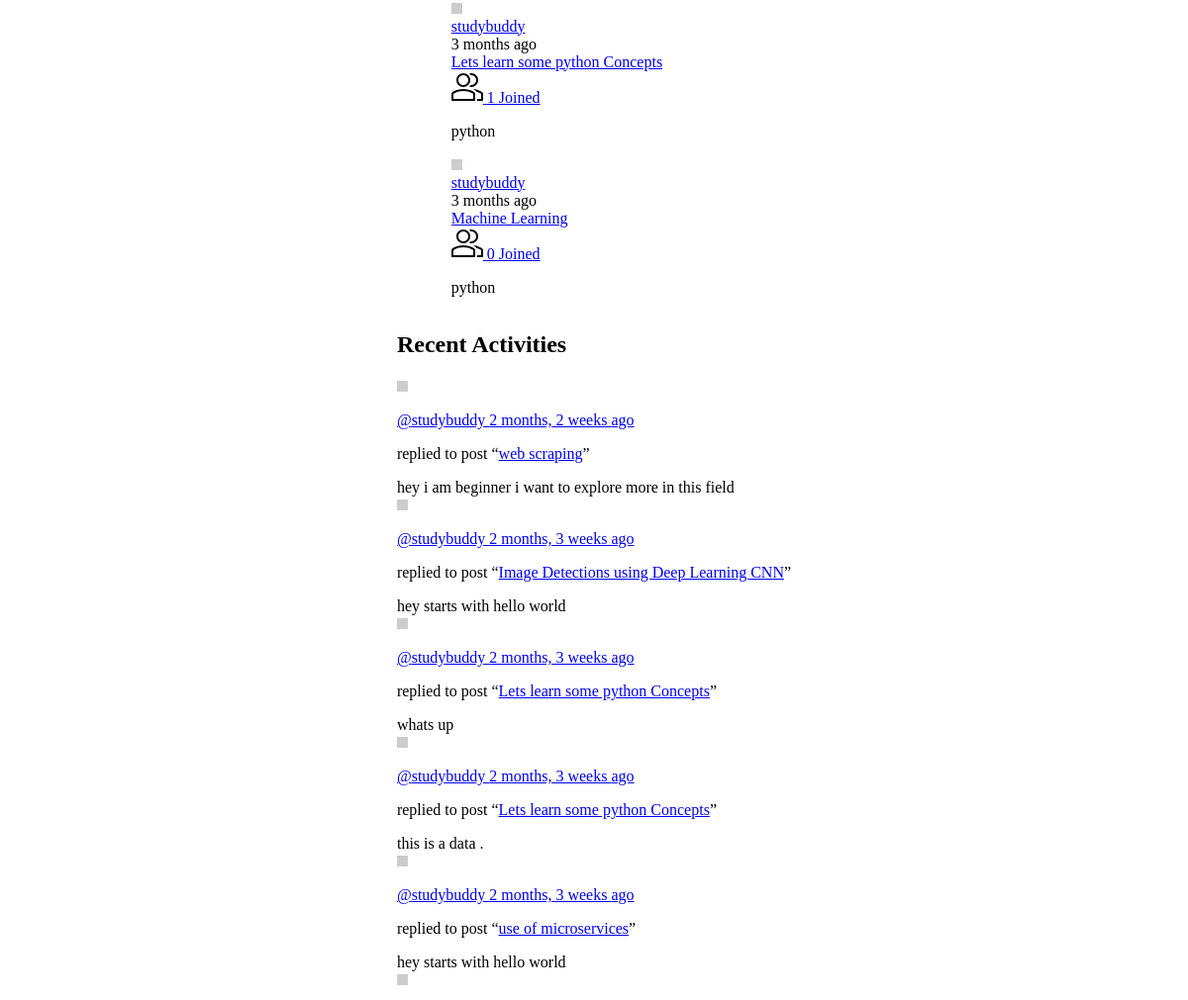
Before: / (middle part) with the older database file.
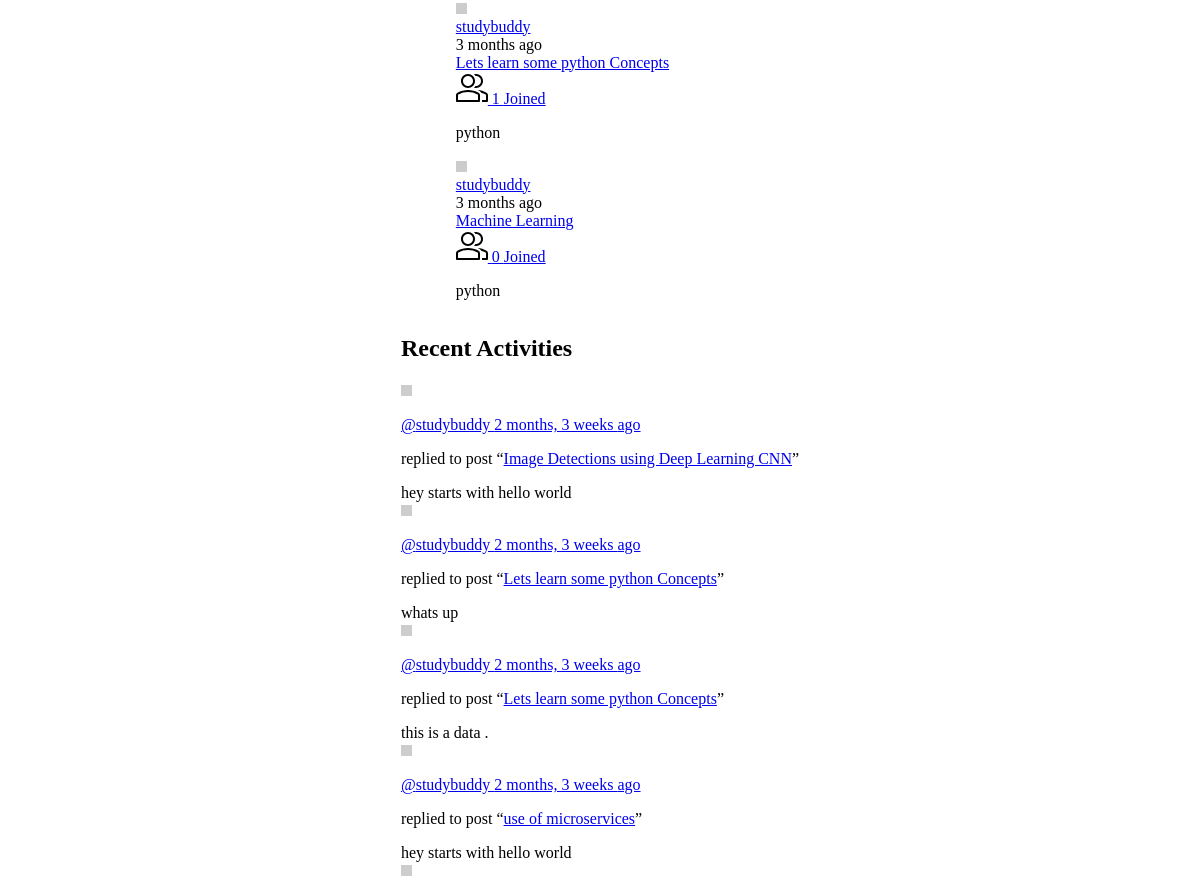
After: the same page with the newer database file.
### base/models.py (models this page shows, shortened)
class Room(models.Model):
    host=models.ForeignKey(User,on_delete=models.SET_NULL,null=True)
    topic=models.ForeignKey(Topic,on_delete=models.SET_NULL,null=True)
    name = models.CharField(max_length=200)
    description = models.TextField(null=True,blank=True)
    participants = models.ManyToManyField(User,related_name='participants',blank=True)
    updated = models.DateTimeField(auto_now=True)
    created = models.DateTimeField(auto_now_add=True)
    class Meta:
        ordering=['-updated','-created']

class Topic(models.Model):
    name=models.CharField(max_length=200)

class Message(models.Model):
    user=models.ForeignKey(User,on_delete=models.CASCADE)
    room=models.ForeignKey(Room,on_delete=models.CASCADE)
    body=models.TextField()
    updated = models.DateTimeField(auto_now=True)
    created = models.DateTimeField(auto_now_add=True)
    class Meta:
        ordering=['-updated','-created']

### base/views.py (the view)
# urls.py: path('',views.home,name='home'),
def home(request):
    q=request.GET.get('q') if request.GET.get('q')!=None else ""
    rooms=Room.objects.filter(
        Q(topic__name__icontains=q) |
        Q(name__icontains=q) |
        Q(description__icontains=q)
        )
    room_count=rooms.count()
    topics=Topic.objects.all()[0:5]
    room_messages=Message.objects.filter(Q(room__name__icontains=q))
    context={'rooms':rooms,'topics':topics,'room_count':room_count,'room_messages':room_messages}
    return render(request,'home.html',context)

### templates/home.html (shortened to what this page needs)
<!DOCTYPE html>
{% extends 'main.html' %}
{% block content %}
    <main class="layout layout--3">
      <div class="container">
        <div class="roomList">
          {% include 'feed_component.html' %}
        </div>
        {% include 'activity_component.html' %}
      </div>
    </main>
    {% endblock %}

### templates/feed_component.html (shortened to what this page needs)
{% for room in rooms %}
<div class="roomListRoom">
    <div class="roomListRoom__header">
      <a href="{% url 'user-profile' room.host.id %}" class="roomListRoom__author">
        <div class="avatar avatar--small">
          <img src="https://randomuser.me/api/portraits/women/11.jpg" />
        </div>
        <span>{{room.host.username}}</span>
      </a>
      <div class="roomListRoom__actions">
        <span>{{room.created|timesince}} ago</span>
      </div>
    </div>
    <div class="roomListRoom__content">
      <a href="{% url 'room' room.id %}">{{room.name}}</a>
    </div>
    <div class="roomListRoom__meta">
      <a href="{% url 'room' room.id %}" class="roomListRoom__joined">
        {{room.participants.all.count}} Joined
      </a>
      <p class="roomListRoom__topic">{{room.topic.name}}</p>
    </div>
  </div>
  {% endfor %}

### templates/activity_component.html (shortened to what this page needs)
<div class="activities">
    <div class="activities__header">
      <h2>Recent Activities</h2>
    </div>
    {% for message in room_messages%}
    <div class="activities__box">
      <div class="activities__boxHeader roomListRoom__header">
        <a href="{% url 'user-profile' message.user.id %}" class="roomListRoom__author">
          <div class="avatar avatar--small">
            <img src="https://randomuser.me/api/portraits/women/11.jpg" />
          </div>
          <p>
            @{{message.user}}
            <span>{{message.created |timesince}} ago</span>
          </p>
        </a>
      </div>
      <div class="activities__boxContent">
        <p>replied to post “<a href="{% url 'room' message.room.id %}">{{message.room.name}}</a>”</p>
        <div class="activities__boxRoomContent">
          {{message.body}}
        </div>
      </div>
    </div>
    {% endfor %}
  </div>

Changed rows visible on the page:
removed Message: user "studybuddy", created "2 months, 2 weeks", room.name "web scraping", body "hey i am beginner i want to explore more in this field"
